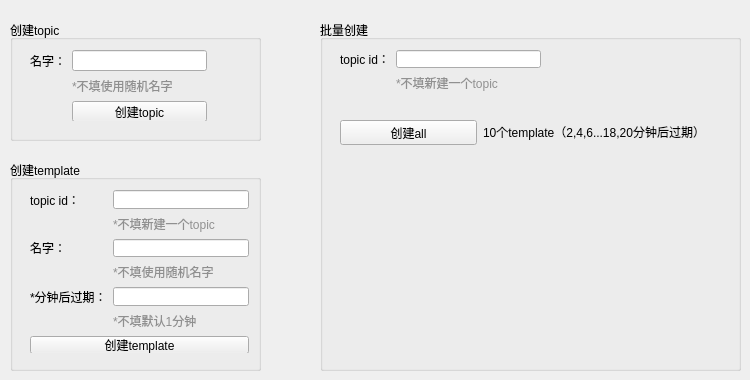
    <widget class="QWidget" name="tabWidgetPage2">
     <attribute name="title">
      <string>duel</string>
     </attribute>
     <widget class="QGroupBox" name="groupBox">
      <property name="geometry">
       <rect>
        <x>10</x>
        <y>20</y>
        <width>251</width>
        <height>121</height>
       </rect>
      </property>
      <property name="title">
       <string>创建topic</string>
      </property>
      <widget class="QWidget" name="layoutWidget">
       <property name="geometry">
        <rect>
         <x>20</x>
         <y>30</y>
         <width>177</width>
         <height>71</height>
        </rect>
       </property>
       <layout class="QGridLayout" name="gridLayout_4">
        <item row="0" column="0">
         <widget class="QLabel" name="label_ProgramName_2">
          <property name="text">
           <string>名字：</string>
          </property>
         </widget>
        </item>
        <item row="0" column="1">
         <widget class="QLineEdit" name="lineEdit_TopicName"/>
        </item>
        <item row="1" column="1">
         <widget class="QLabel" name="label_3">
          <property name="toolTip">
           <string>&lt;html&gt;&lt;head/&gt;&lt;body&gt;&lt;p&gt;&lt;span style=&quot; color:#ff0000;&quot;&gt;111&lt;/span&gt;&lt;/p&gt;&lt;/body&gt;&lt;/html&gt;</string>
          </property>
          <property name="whatsThis">
           <string>&lt;html&gt;&lt;head/&gt;&lt;body&gt;&lt;p&gt;&lt;span style=&quot; font-weight:600; color:#ff0000;&quot;&gt;*不填使用随机名字&lt;/span&gt;&lt;/p&gt;&lt;/body&gt;&lt;/html&gt;</string>
          </property>
          <property name="text">
           <string>&lt;html&gt;&lt;head/&gt;&lt;body&gt;&lt;p&gt;&lt;span style=&quot; color:#8f8f8f;&quot;&gt;*不填使用随机名字&lt;/span&gt;&lt;/p&gt;&lt;/body&gt;&lt;/html&gt;</string>
          </property>
         </widget>
        </item>
        <item row="2" column="1">
         <widget class="QPushButton" name="create_topic_button">
          <property name="text">
           <string>创建topic</string>
          </property>
         </widget>
        </item>
       </layout>
      </widget>
     </widget>
     <widget class="QGroupBox" name="groupBox_9">
      <property name="geometry">
       <rect>
        <x>10</x>
        <y>160</y>
        <width>251</width>
        <height>211</height>
       </rect>
      </property>
      <property name="title">
       <string>创建template</string>
      </property>
      <widget class="QWidget" name="layoutWidget">
       <property name="geometry">
        <rect>
         <x>20</x>
         <y>30</y>
         <width>219</width>
         <height>163</height>
        </rect>
       </property>
       <layout class="QGridLayout" name="gridLayout_3">
        <item row="0" column="0">
         <widget class="QLabel" name="label_6">
          <property name="text">
           <string>topic id：</string>
          </property>
         </widget>
        </item>
        <item row="0" column="1">
         <widget class="QLineEdit" name="lineEdit_TopicId"/>
        </item>
        <item row="1" column="1">
         <widget class="QLabel" name="label_37">
          <property name="toolTip">
           <string>&lt;html&gt;&lt;head/&gt;&lt;body&gt;&lt;p&gt;&lt;span style=&quot; color:#ff0000;&quot;&gt;111&lt;/span&gt;&lt;/p&gt;&lt;/body&gt;&lt;/html&gt;</string>
          </property>
          <property name="whatsThis">
           <string>&lt;html&gt;&lt;head/&gt;&lt;body&gt;&lt;p&gt;&lt;span style=&quot; font-weight:600; color:#ff0000;&quot;&gt;*不填使用随机名字&lt;/span&gt;&lt;/p&gt;&lt;/body&gt;&lt;/html&gt;</string>
          </property>
          <property name="text">
           <string>&lt;html&gt;&lt;head/&gt;&lt;body&gt;&lt;p&gt;&lt;span style=&quot; color:#909090;&quot;&gt;*不填新建一个topic&lt;/span&gt;&lt;/p&gt;&lt;/body&gt;&lt;/html&gt;</string>
          </property>
         </widget>
        </item>
        <item row="2" column="0">
         <widget class="QLabel" name="label_ProgramName_3">
          <property name="text">
           <string>名字：</string>
          </property>
         </widget>
        </item>
        <item row="2" column="1">
         <widget class="QLineEdit" name="lineEdit_TemplateName"/>
        </item>
        <item row="3" column="1">
         <widget class="QLabel" name="label_39">
          <property name="toolTip">
           <string>&lt;html&gt;&lt;head/&gt;&lt;body&gt;&lt;p&gt;&lt;span style=&quot; color:#ff0000;&quot;&gt;111&lt;/span&gt;&lt;/p&gt;&lt;/body&gt;&lt;/html&gt;</string>
          </property>
          <property name="whatsThis">
           <string>&lt;html&gt;&lt;head/&gt;&lt;body&gt;&lt;p&gt;&lt;span style=&quot; font-weight:600; color:#ff0000;&quot;&gt;*不填使用随机名字&lt;/span&gt;&lt;/p&gt;&lt;/body&gt;&lt;/html&gt;</string>
          </property>
          <property name="text">
           <string>&lt;html&gt;&lt;head/&gt;&lt;body&gt;&lt;p&gt;&lt;span style=&quot; color:#8f8f8f;&quot;&gt;*不填使用随机名字&lt;/span&gt;&lt;/p&gt;&lt;/body&gt;&lt;/html&gt;</string>
          </property>
         </widget>
        </item>
        <item row="4" column="0">
         <widget class="QLabel" name="label_7">
          <property name="text">
           <string>*分钟后过期：</string>
          </property>
         </widget>
        </item>
        <item row="4" column="1">
         <widget class="QLineEdit" name="lineEdit_deadline"/>
        </item>
        <item row="5" column="1">
         <widget class="QLabel" name="label_38">
          <property name="toolTip">
           <string>&lt;html&gt;&lt;head/&gt;&lt;body&gt;&lt;p&gt;&lt;span style=&quot; color:#ff0000;&quot;&gt;111&lt;/span&gt;&lt;/p&gt;&lt;/body&gt;&lt;/html&gt;</string>
          </property>
          <property name="whatsThis">
           <string>&lt;html&gt;&lt;head/&gt;&lt;body&gt;&lt;p&gt;&lt;span style=&quot; font-weight:600; color:#ff0000;&quot;&gt;*不填使用随机名字&lt;/span&gt;&lt;/p&gt;&lt;/body&gt;&lt;/html&gt;</string>
          </property>
          <property name="text">
           <string>&lt;html&gt;&lt;head/&gt;&lt;body&gt;&lt;p&gt;&lt;span style=&quot; color:#8f8f8f;&quot;&gt;*不填默认1分钟&lt;/span&gt;&lt;/p&gt;&lt;/body&gt;&lt;/html&gt;</string>
          </property>
         </widget>
        </item>
        <item row="6" column="0" colspan="2">
         <widget class="QPushButton" name="create_template_button">
          <property name="text">
           <string>创建template</string>
          </property>
         </widget>
        </item>
       </layout>
      </widget>
     </widget>
     <widget class="QGroupBox" name="groupBox_10">
      <property name="geometry">
       <rect>
        <x>320</x>
        <y>20</y>
        <width>421</width>
        <height>351</height>
       </rect>
      </property>
      <property name="title">
       <string>批量创建</string>
      </property>
      <widget class="QWidget" name="layoutWidget">
       <property name="geometry">
        <rect>
         <x>20</x>
         <y>30</y>
         <width>201</width>
         <height>42</height>
        </rect>
       </property>
       <layout class="QGridLayout" name="gridLayout_8">
        <item row="0" column="0">
         <widget class="QLabel" name="label_9">
          <property name="text">
           <string>topic id：</string>
          </property>
         </widget>
        </item>
        <item row="0" column="1">
         <widget class="QLineEdit" name="lineEdit_TopicId_2"/>
        </item>
        <item row="1" column="1">
         <widget class="QLabel" name="label_40">
          <property name="toolTip">
           <string>&lt;html&gt;&lt;head/&gt;&lt;body&gt;&lt;p&gt;&lt;span style=&quot; color:#ff0000;&quot;&gt;111&lt;/span&gt;&lt;/p&gt;&lt;/body&gt;&lt;/html&gt;</string>
          </property>
          <property name="whatsThis">
           <string>&lt;html&gt;&lt;head/&gt;&lt;body&gt;&lt;p&gt;&lt;span style=&quot; font-weight:600; color:#ff0000;&quot;&gt;*不填使用随机名字&lt;/span&gt;&lt;/p&gt;&lt;/body&gt;&lt;/html&gt;</string>
          </property>
          <property name="text">
           <string>&lt;html&gt;&lt;head/&gt;&lt;body&gt;&lt;p&gt;&lt;span style=&quot; color:#909090;&quot;&gt;*不填新建一个topic&lt;/span&gt;&lt;/p&gt;&lt;/body&gt;&lt;/html&gt;</string>
          </property>
         </widget>
        </item>
       </layout>
      </widget>
      <widget class="QWidget" name="layoutWidget">
       <property name="geometry">
        <rect>
         <x>20</x>
         <y>100</y>
         <width>365</width>
         <height>25</height>
        </rect>
       </property>
       <layout class="QGridLayout" name="gridLayout_14">
        <item row="0" column="0">
         <widget class="QPushButton" name="create_all_button_duel">
          <property name="text">
           <string>创建all</string>
          </property>
         </widget>
        </item>
        <item row="0" column="1">
         <widget class="QLabel" name="label_48">
          <property name="toolTip">
           <string>&lt;html&gt;&lt;head/&gt;&lt;body&gt;&lt;p&gt;&lt;span style=&quot; color:#909090;&quot;&gt;1111&lt;/span&gt;&lt;/p&gt;&lt;/body&gt;&lt;/html&gt;</string>
          </property>
          <property name="text">
           <string>&lt;html&gt;&lt;head/&gt;&lt;body&gt;&lt;p&gt;10个template（2,4,6...18,20分钟后过期）&lt;/p&gt;&lt;/body&gt;&lt;/html&gt;</string>
          </property>
         </widget>
        </item>
       </layout>
      </widget>
     </widget>
    </widget>
